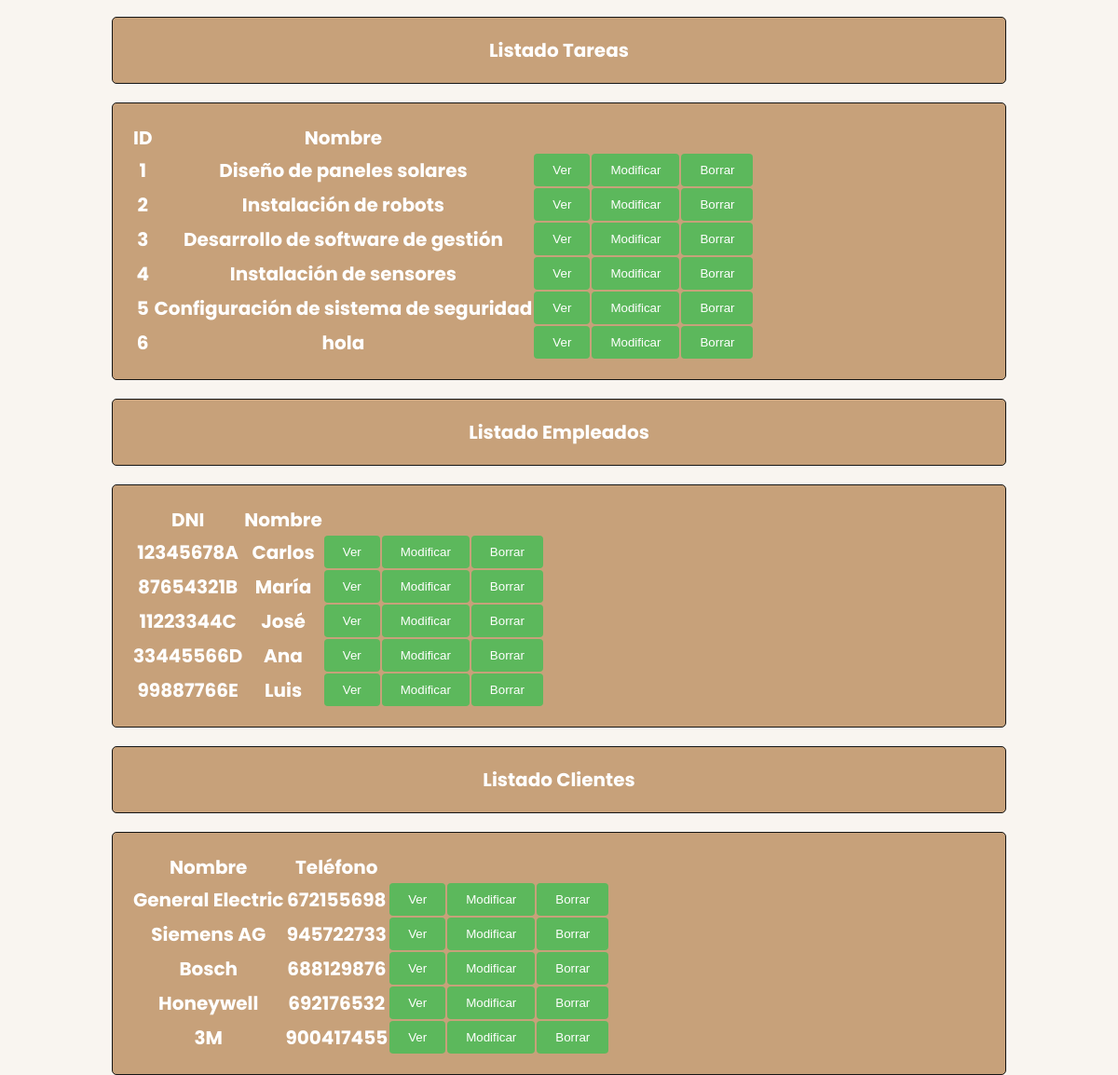
Before: /DjangoGePrApp/listados/ (lower part) with the older database file.
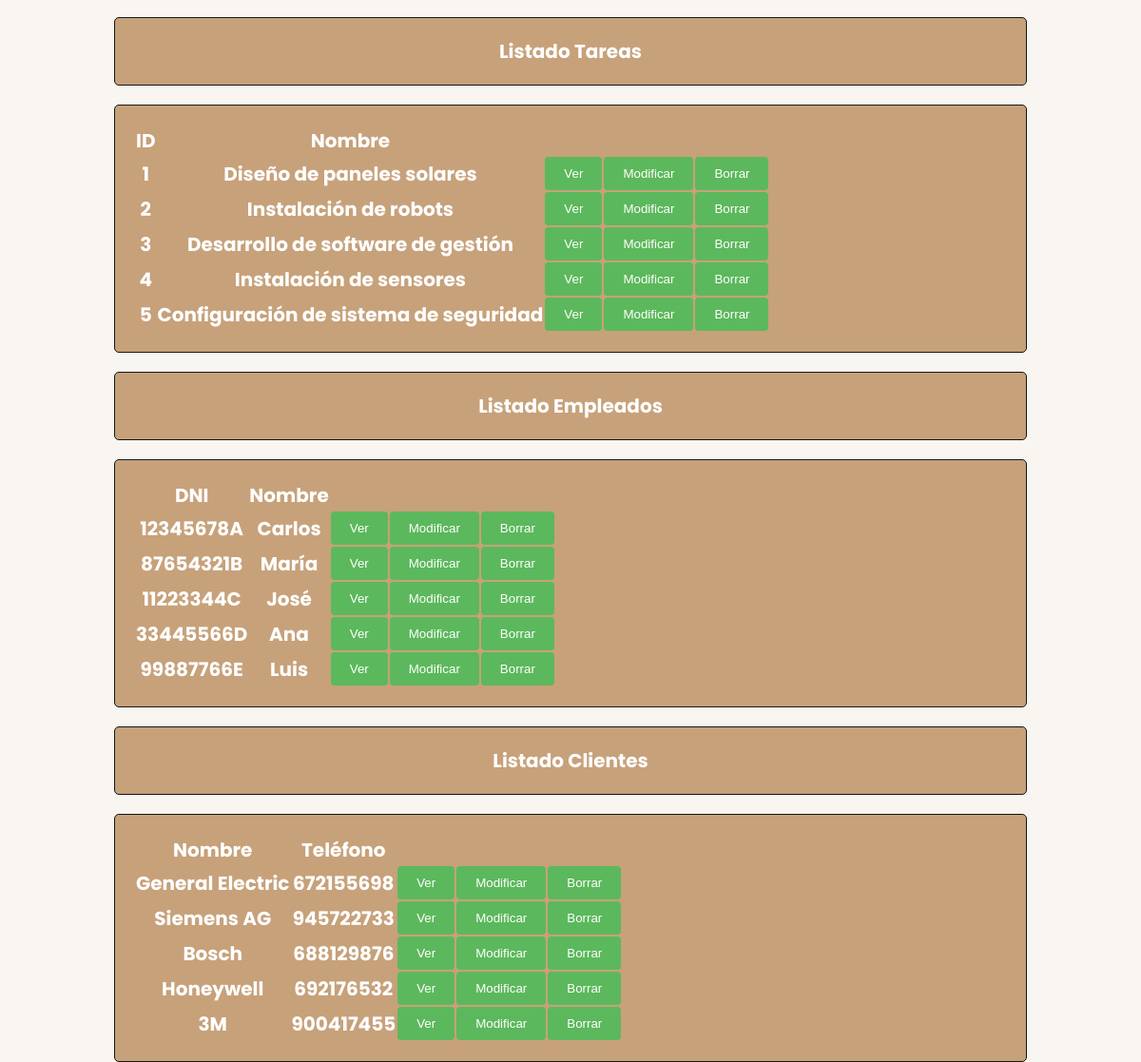
After: the same page with the newer database file.
### DjangoGePrApp/models.py (models this page shows, shortened)
class Tarea(models.Model):
    nombre = models.CharField(max_length=100)
    descripcion = models.TextField()
    fecha_inicio = models.DateField()
    fecha_fin = models.DateField()
    nivel_prioridad = models.IntegerField(validators=[MinValueValidator(1), MaxValueValidator(3)])
    estado = models.CharField(max_length=50)
    proyecto = models.ForeignKey(Proyecto, on_delete=models.CASCADE, related_name='tareas')
    responsable = models.ForeignKey(Empleado, on_delete=models.SET_NULL, null=True, related_name='tareas_responsables')

class Empleado(models.Model):
    dni = models.CharField(max_length=20, unique=True)
    nombre = models.CharField(max_length=100)
    apellido = models.CharField(max_length=100)
    email = models.EmailField()
    telefono = models.CharField(max_length=20)
    responsable = models.BooleanField(default=False)

class Cliente(models.Model):
    nombre = models.CharField(max_length=100)
    telefono = models.CharField(max_length=20)
    direccion = models.CharField(max_length=255)

### DjangoGePrApp/views.py (the view)
# urls.py: path('listados/', views.listados, name='listados'),
def listados(request):
    proyectos = Proyecto.objects.all
    tareas = Tarea.objects.all
    empleados = Empleado.objects.all
    clientes = Cliente.objects.all
    context = {'titulo_pagina' : 'Listados de Proyectos y Tareas', 'lista_proyectos' : proyectos,
               'lista_tareas' : tareas, 'lista_empleados' : empleados, 'lista_clientes' : clientes}
    return render(request, 'listados.html', context)

### DjangoGePrApp/templates/listados.html (shortened to what this page needs)
{% extends "header.html" %}
{% block contenido %}
<h3 class="detallesTarea">Listado Tareas</h3>
<div class="formulario">
  <table>
    <tr>
      <th>ID</th>
      <th>Nombre</th>
      <th></th>
      <th></th>
      <th></th>
    </tr>
    {% for tar in lista_tareas %}
    <tr>
      <th>{{ tar.id }}</th>
      <th>{{ tar.nombre }}</th>
      <th>
        <button class="btnDet" type="submit"><a href="{% url 'detTarea' tar.id %}">Ver</a></button>
      </th>
      <th>
        <button class="btnModificar" type="submit"><a href="{% url 'modificarTarea' tar.id %}">Modificar</a></button>
      </th>
      <th>
        <button class="btnBorrar" type="submit"><a href="{% url 'borrarTarea' tar.id %}">Borrar</a></button>
      </th>
    </tr>
    {% endfor %}
  </table>
</div>
<h3 class="detallesEmpleado">Listado Empleados</h3>
<div class="formulario">
  <table>
    <tr>
      <th>DNI</th>
      <th>Nombre</th>
      <th></th>
      <th></th>
      <th></th>
    </tr>
    {% for emp in lista_empleados %}
    <tr>
      <th>{{ emp.dni }}</th>
      <th>{{ emp.nombre }}</th>
      <th>
        <button class="btnDet" type="submit"><a href="{% url 'detEmpleado' emp.id %}">Ver</a></button>
      </th>
      <th>
        <button class="btnModificar" type="submit"><a href="{% url 'modificarEmpleado' emp.id %}">Modificar</a></button>
      </th>
      <th>
        <button class="btnBorrar" type="submit"><a href="{% url 'borrarEmpleado' emp.id %}">Borrar</a></button>
      </th>
    </tr>
    {% endfor %}
  </table>
</div>
<h3 class="detallesCliente">Listado Clientes</h3>
<div class="formulario">
  <table>
    <tr>
      <th>Nombre</th>
      <th>Teléfono</th>
      <th></th>
      <th></th>
      <th></th>
    </tr>
    {% for cli in lista_clientes %}
    <tr>
      <th>{{ cli.nombre }}</th>
      <th>{{ cli.telefono }}</th>
      <th>
        <button class="btnDet" type="submit"><a href="{% url 'detCliente' cli.id %}">Ver</a></button>
      </th>
      <th>
        <button class="btnModificar" type="submit"><a href="{% url 'modificarCliente' cli.id %}">Modificar</a></button>
      </th>
      <th>
        <button class="btnBorrar" type="submit"><a href="{% url 'borrarCliente' cli.id %}">Borrar</a></button>
      </th>
    </tr>
    {% endfor %}
  </table>
</div>
{% endblock %}

### DjangoGePrApp/templates/header.html (shortened to what this page needs)
{% load static %}
<!DOCTYPE html>
<html lang="en">
  <head>
    <link rel="stylesheet" href="{% static 'style.css' %}">
  </head>
  <body>
    {% block contenido %} {% endblock %}
  </body>
</html>

### static/style.css (style rules this page uses)
:root { --primary-color: #c7a17a; --background-color: #f9f5f0; --dark-color: #151515; --accent-color: #efa162; --form-background: #5cb85c; --form-hover: #4cae4c; --btn-blue: rgb(0, 162, 255); --btn-yellow: rgb(226, 226, 84); --btn-red: rgb(241, 64, 64); }
body, html { height: 100%; font-family: 'Poppins', sans-serif; font-size: 62.5%; box-sizing: border-box; margin: 0; padding: 0; background-color: var(--background-color); }
* { margin: 0; padding: 0; box-sizing: border-box; }
h1, h2, h3 { text-align: center; margin-bottom: 20px; }
h3 { color: var(--accent-color); background-color: var(--dark-color); }
a { text-decoration: none; }
input, button { outline: none; border: none; }
.formulario, .detallesProyecto, .detallesTarea, .detallesEmpleado, .detallesCliente { margin: 20px auto; padding: 20px; border: 1px solid var(--dark-color); background-color: var(--primary-color); border-radius: 5px; width: 80%; text-align: center; color: white; font-size: 2rem; }
button[type="submit"] { background-color: var(--form-background); color: white; padding: 1rem 2rem; border-radius: 4px; cursor: pointer; }
button[type="submit"] a { color: white; cursor: pointer; }
.btnDet { background-color: var(--btn-blue); }
.btnModificar { background-color: var(--btn-yellow); }
.btnBorrar { background-color: var(--btn-red); }

Changed rows visible on the page:
removed Tarea: id "6", nombre "hola"
